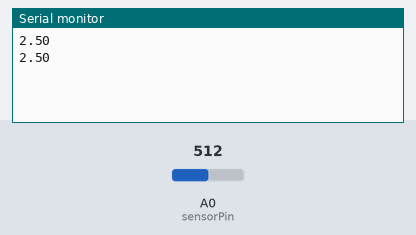
This sketch was run on a simulated Arduino Uno, built with avr-gcc and run on an emulated ATmega328P. On the bench: the last lines printed to the serial monitor. The test bench sets the inputs (shaded band); at power-on: A0 (sensorPin) = 512.

Above: at 1.8 s.
1.9 s: A0 (sensorPin) set to 716
At 2.6 s:
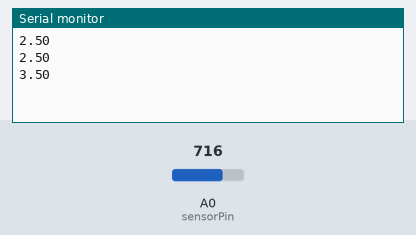
3.4 s: A0 (sensorPin) set to 900
At 4.8 s:
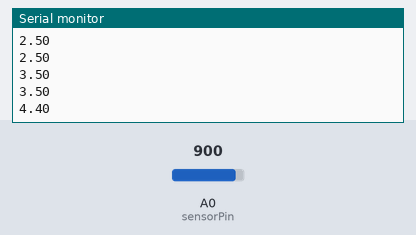
Timing chart, 0 to 6.4 s (numbered marks = the images above; inputs shaded):
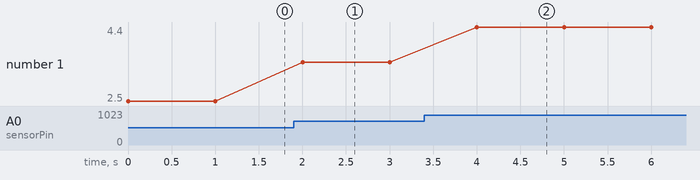

The sketch:

DIGITAL_VOLTMETER.ino
```cpp
int sensorPin=A0;
int sensorValue=0;
void setup() {
  Serial.begin(9600);
}

void loop() {
  sensorValue=analogRead(sensorPin);
  float voltage=sensorValue*(5.0/1023.0);
  Serial.print(voltage);
  Serial.println();
  delay(1000);

}
```

Measured:
- after the input at 1.9 s, the serial monitor: prints a new line after 0.10 s (image 1)
- after the input at 3.4 s, the serial monitor: prints a new line after 0.60 s (image 2)
- plotted number 1: 2.5 → 3.5 after the input at 1.9 s, 3.5 → 4.4 after the input at 3.4 s
